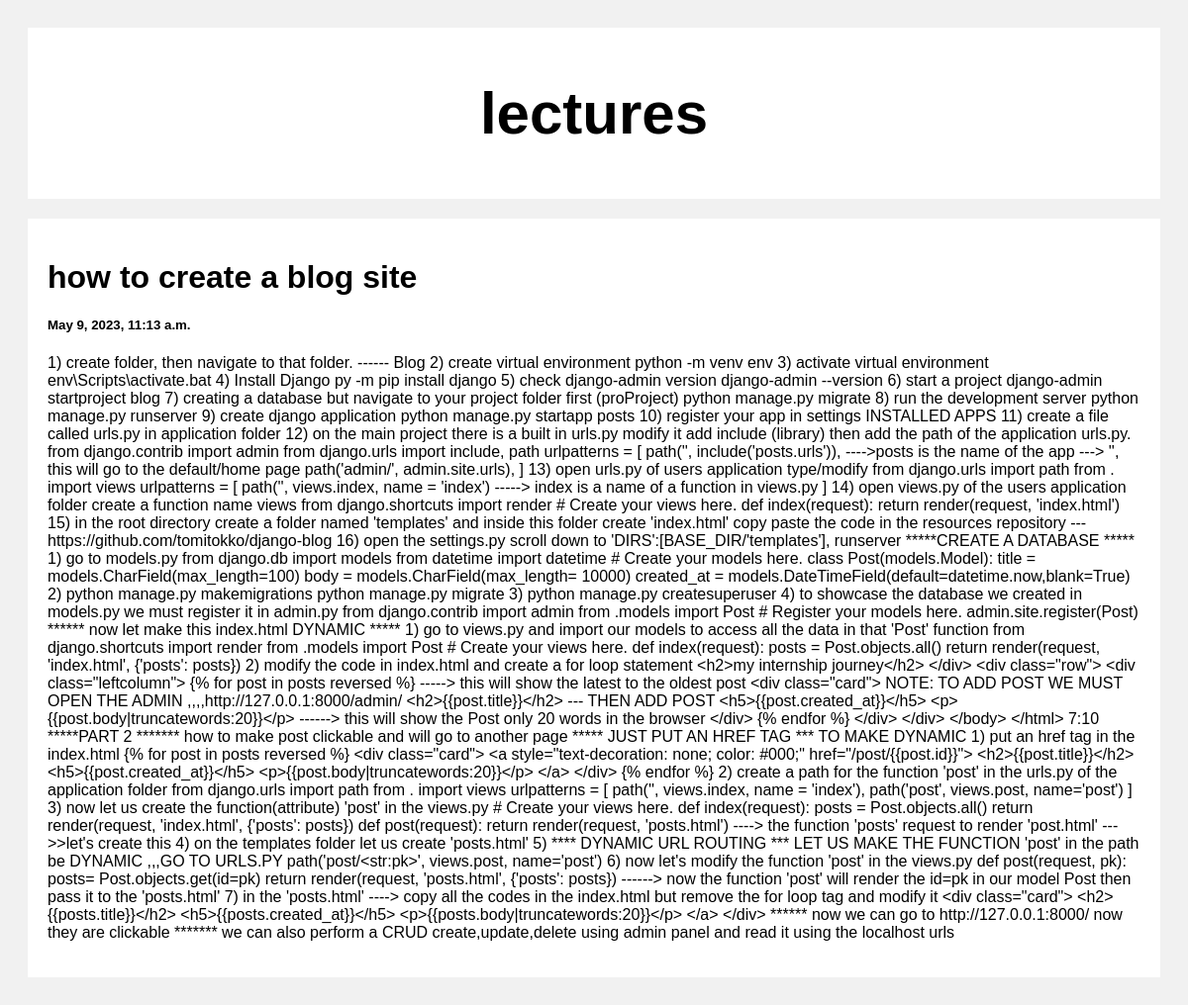
/post/6, run on the app's committed database.
### posts/models.py (models this page shows)
class Post(models.Model):
    title = models.CharField(max_length=100)
    body = models.CharField(max_length= 10000)
    created_at = models.DateTimeField(default=datetime.now,blank=True)

### posts/views.py (the view)
# urls.py: path('post/<str:pk>', views.post, name='post')
def post(request, pk):
    posts= Post.objects.get(id=pk)
    return render(request, 'posts.html', {'posts': posts})

### templates/posts.html (shortened to what this page needs)
<!DOCTYPE html>
<html>
<head>
</head>
<body>
<div class="header">
  <h2>lectures</h2>
</div>
<div class="row">
  <div class="leftcolumn">
    <div class="card">
        <h1>{{posts.title}}</h1>
        <h5>{{posts.created_at}}</h5>
        <p>{{posts.body}}</p>
    </div>
   </div>
</div>
</body>
</html>

### templates/posts.html (style rules this page uses)
* { box-sizing: border-box; }
body { font-family: Arial; padding: 20px; background: #f1f1f1; }
.header { padding: 2px; font-size: 40px; text-align: center; background: white; }
.leftcolumn { float: left; width: 100%; }
.card { background-color: white; padding: 20px; margin-top: 20px; }
.row:after { content: ""; display: table; clear: both; }

### data on the page
Post: title "how to create a blog site", created_at "May 9, 2023, 11:13 a.m.", body "1) create folder, then navigate to that folder. ------ Blog 2) create virtual environment python -m venv env 3) activate virtual environment env\\Scripts\\activate.bat 4) Install Django py -m pip install django 5) check django-admin version django-admin --version 6) start a project django-admin startproject blog 7) creating a database but navigate to your project folder first (proProject) python manage.py migrate 8) run the development server python manage.py runserver 9) create django application python manage.py startapp posts 10) register your app in settings INSTALLED APPS 11) create a file called urls.py in application folder 12) on the main project there is a built in urls.py modify it…"
